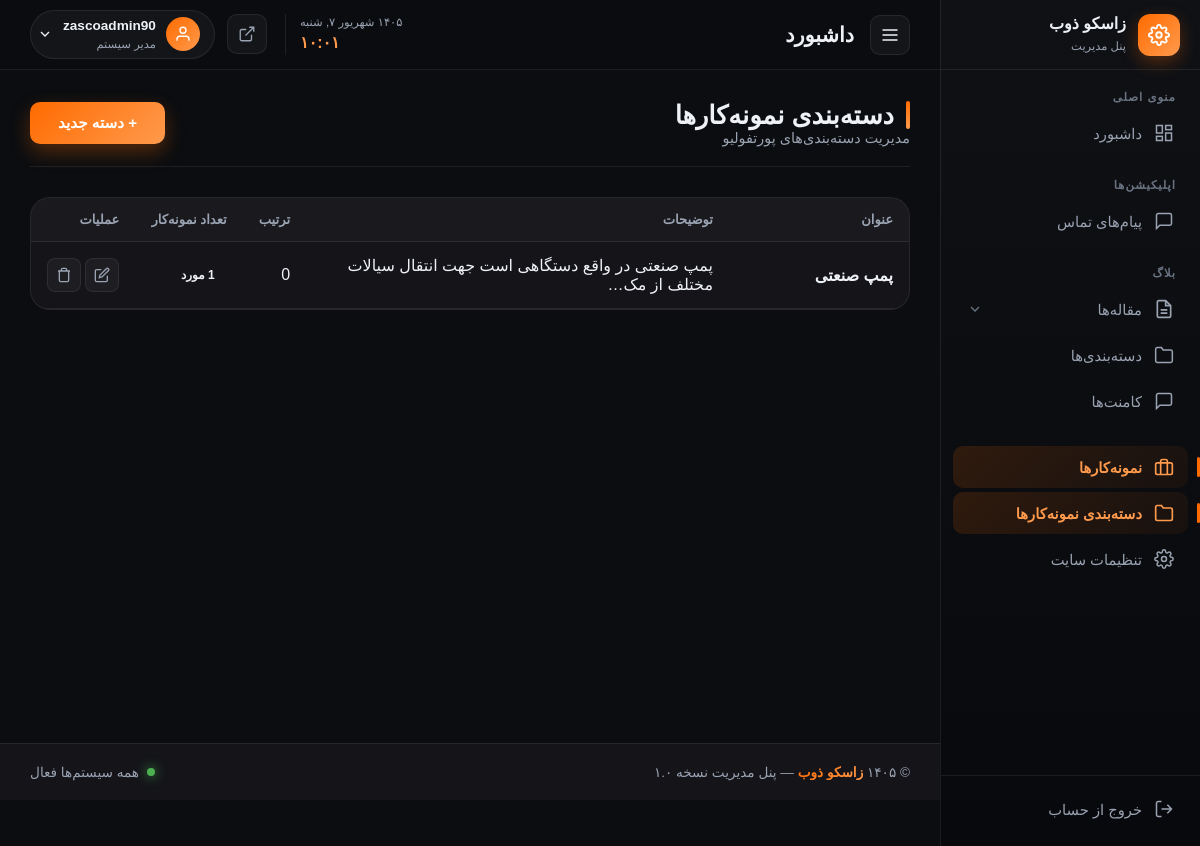
Before: /zasco-admin-x9k2p/portfolio-categories/ (signed in) with the older database file.
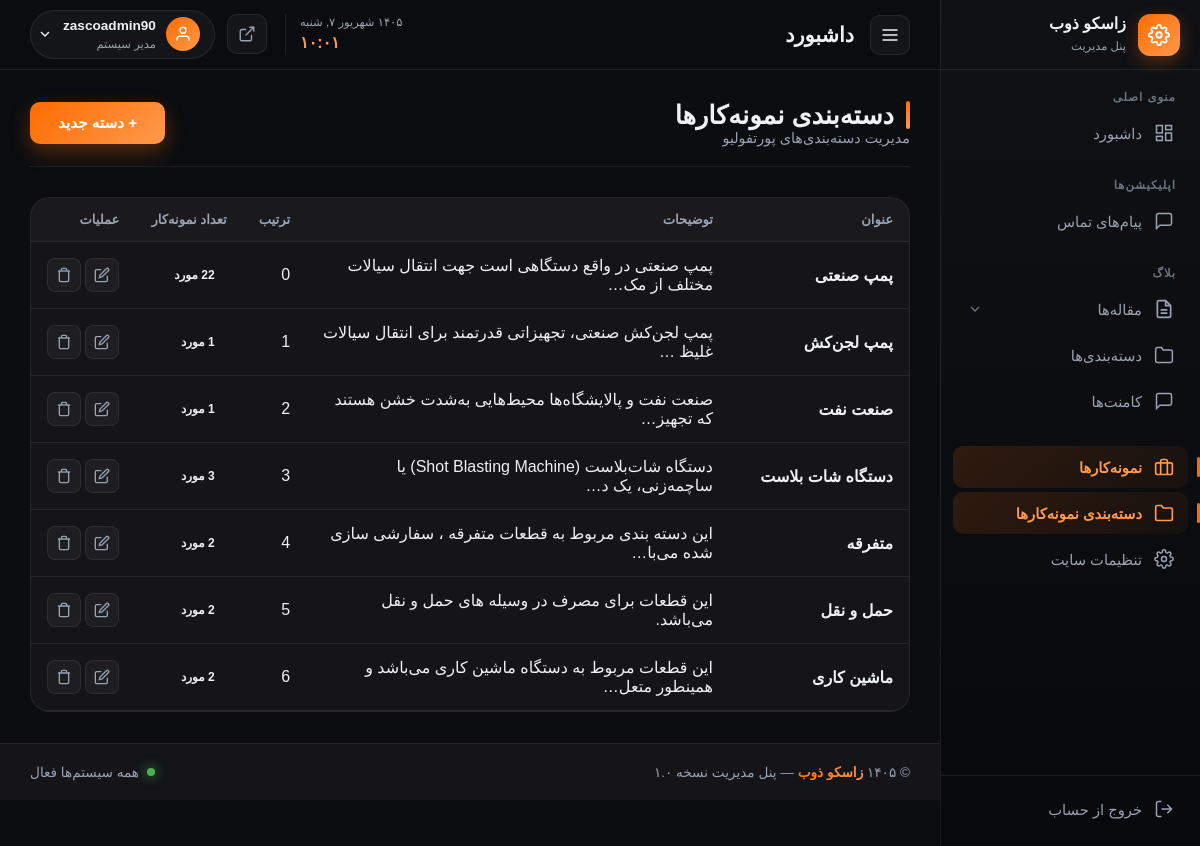
After: the same page with the newer database file.
### portfolio/models.py (models this page shows, shortened)
class PortfolioCategory(SoftDeleteModel):
    title = models.CharField('عنوان دسته', max_length=120)
    slug = models.SlugField('اسلاگ', max_length=160, unique=True, allow_unicode=True)
    description = models.TextField('توضیحات سئو', blank=True)
    order = models.PositiveIntegerField('ترتیب', default=0)
    class Meta:
        verbose_name = 'دسته نمونه‌کار'
        verbose_name_plural = 'دسته‌های نمونه‌کار'
        ordering = ['order', 'title']

### panel/views.py (the view)
# urls.py: path('portfolio-categories/', views.portfolio_category_list, name='portfolio_category_list'),
@login_required
def portfolio_category_list(request):
    if not request.user.is_staff:
        return redirect('panel:login')
    categories = PortfolioCategory.objects.annotate(
        items_count=Count('items', filter=Q(items__published=True, items__is_deleted=False))
    ).order_by('order', 'title')
    paginator = Paginator(categories, 10)
    categories = paginator.get_page(request.GET.get('page'))
    return render(request, 'main_pages/portfolio/category_list.html', {'categories': categories})

### main/context_processors.py (called while the page is built)
def site_settings(request):
    return {'site': SiteSetting.load()}

### main/models.py (called while the page is built)
    def get_queryset(self):
        return super().get_queryset().filter(is_deleted=False)

    @classmethod
    def load(cls):
        obj, _ = cls.objects.get_or_create(pk=1)
        return obj

### panel/context_processors.py (called while the page is built)
def panel_badges(request):
    if not (request.user.is_authenticated and request.user.is_staff):
        return {}
    return {
        'pending_comments': Comment.objects.filter(approved=False, is_deleted=False).count(),
    }

### panel/templates/main_pages/portfolio/category_list.html (shortened to what this page needs)
{% extends 'layouts/panel_base.html' %}
{% block content %}
<div class="page-header">
    <div>
        <h1 class="page-title">دسته‌بندی نمونه‌کارها</h1>
        <p class="page-subtitle">مدیریت دسته‌بندی‌های پورتفولیو</p>
    </div>
    <a href="{% url 'panel:portfolio_category_add' %}" class="btn-primary">+ دسته جدید</a>
</div>
<div class="card">
    <div class="table-responsive">
        <table class="data-table">
            <thead>
                <tr>
                    <th>عنوان</th>
                    <th>توضیحات</th>
                    <th>ترتیب</th>
                    <th>تعداد نمونه‌کار</th>
                    <th>عملیات</th>
                </tr>
            </thead>
            <tbody>
            {% for cat in categories %}
            <tr>
                <td><strong>{{ cat.title }}</strong></td>
                <td>{{ cat.description|truncatechars:60|default:'—' }}</td>
                <td>{{ cat.order }}</td>
                <td>
                    <span class="badge badge-info">{{ cat.items_count }} مورد</span>
                </td>
                <td>
                    <a href="{% url 'panel:portfolio_category_edit' cat.id %}" class="btn-icon" title="ویرایش">
                        <svg viewBox="0 0 24 24" fill="none" stroke="currentColor" stroke-width="2">
                            <path d="M11 4H4a2 2 0 0 0-2 2v14a2 2 0 0 0 2 2h14a2 2 0 0 0 2-2v-7"/>
                            <path d="M18.5 2.5a2.121 2.121 0 0 1 3 3L12 15l-4 1 1-4 9.5-9.5z"/>
                        </svg>
                    </a>
                    <a href="{% url 'panel:portfolio_category_delete' cat.id %}" class="btn-icon danger" title="حذف" onclick="return confirm('حذف شود؟')">
                        <svg viewBox="0 0 24 24" fill="none" stroke="currentColor" stroke-width="2">
                            <polyline points="3 6 5 6 21 6"/>
                            <path d="M19 6v14a2 2 0 0 1-2 2H7a2 2 0 0 1-2-2V6m3 0V4a2 2 0 0 1 2-2h4a2 2 0 0 1 2 2v2"/>
                        </svg>
                    </a>
                </td>
            </tr>
            {% empty %}
            <tr><td colspan="5" class="text-center">دسته‌بندی ثبت نشده.</td></tr>
            {% endfor %}
            </tbody>
        </table>
    </div>
</div>
{% endblock %}

### panel/templates/layouts/panel_base.html (shortened to what this page needs)
{% load static %}
<!doctype html>
<html lang="fa" dir="rtl">
<head>
    <link href="https://cdn.jsdelivr.net/gh/rastikerdar/vazirmatn@v33.003/Vazirmatn-font-face.css" rel="stylesheet">
    <link rel="stylesheet" href="{% static 'css/panel/panel.css' %}">
</head>
<body>
    <div class="panel-wrapper">
        {% include 'partials/sidebar.html' %}
        <div class="panel-main">
            {% include 'partials/header.html' %}
            <main class="panel-content">{% block content %}{% endblock %}</main>
            {% include 'partials/panel_footer.html' %}
        </div>
    </div>
    <a href="{% url 'panel:blog_comment_list' %}"
        class="nav-item {% if request.resolver_match.url_name == 'blog_comment_list' %}active{% endif %}">
        <svg viewBox="0 0 24 24" fill="none" stroke="currentColor" stroke-width="2">
            <path d="M21 15a2 2 0 0 1-2 2H7l-4 4V5a2 2 0 0 1 2-2h14a2 2 0 0 1 2 2z" />
        </svg>
        <span>کامنت‌ها</span>
    </a>
</body>
</html>

### panel/templates/partials/sidebar.html (shortened to what this page needs)
<aside class="panel-sidebar" id="panelSidebar">
    <div class="sidebar-header">
        <div class="sidebar-logo">
            <div class="logo-icon"></div>
            <div class="logo-text"><strong>زاسکو ذوب</strong><small>پنل مدیریت</small></div>
        </div>
    </div>
    <nav class="sidebar-nav">
        <div class="nav-section">
            <div class="nav-title">منوی اصلی</div>
            <a href="{% url 'panel:dashboard' %}"
                class="nav-item {% if request.resolver_match.url_name == 'dashboard' %}active{% endif %}">
                <svg viewBox="0 0 24 24" fill="none" stroke="currentColor" stroke-width="1.8">
                    <rect x="3" y="3" width="7" height="9" />
                    <rect x="14" y="3" width="7" height="5" />
                    <rect x="14" y="12" width="7" height="9" />
                    <rect x="3" y="16" width="7" height="5" />
                </svg>
                <span>داشبورد</span>
            </a>
        </div>
        <div class="nav-section">
            <div class="nav-title">اپلیکیشن‌ها</div>
            <a href="{% url 'panel:main_contact' %}"
                class="nav-item {% if request.resolver_match.url_name == 'main_contact' %}active{% endif %}">
                <svg viewBox="0 0 24 24" fill="none" stroke="currentColor" stroke-width="1.8">
                    <path d="M21 15a2 2 0 0 1-2 2H7l-4 4V5a2 2 0 0 1 2-2h14a2 2 0 0 1 2 2z" />
                </svg>
                <span>پیام‌های تماس</span>
            </a>
        </div>
        <div class="nav-section">
            <div class="nav-title">بلاگ</div>
            <div class="nav-group">
                <button type="button" class="nav-group-toggle">
                    <svg viewBox="0 0 24 24" fill="none" stroke="currentColor" stroke-width="2">
                        <path d="M14 2H6a2 2 0 0 0-2 2v16a2 2 0 0 0 2 2h12a2 2 0 0 0 2-2V8z" />
                        <path d="M14 2v6h6M16 13H8M16 17H8" />
                    </svg>
                    <span>مقاله‌ها</span>
                    <svg class="nav-group-caret" viewBox="0 0 24 24" fill="none" stroke="currentColor" stroke-width="2">
                        <polyline points="6 9 12 15 18 9" />
                    </svg>
                </button>
            </div>
            <a href="{% url 'panel:blog_category_list' %}" class="nav-item">
                <svg viewBox="0 0 24 24" fill="none" stroke="currentColor" stroke-width="1.8">
                    <path d="M22 19a2 2 0 0 1-2 2H4a2 2 0 0 1-2-2V5a2 2 0 0 1 2-2h5l2 3h9a2 2 0 0 1 2 2z" />
                </svg>
                <span>دسته‌بندی‌ها</span>
            </a>
            <a href="{% url 'panel:blog_comment_list' %}" class="nav-item">
                <svg viewBox="0 0 24 24" fill="none" stroke="currentColor" stroke-width="1.8">
                    <path d="M21 15a2 2 0 0 1-2 2H7l-4 4V5a2 2 0 0 1 2-2h14a2 2 0 0 1 2 2z" />
                </svg>
                <span>کامنت‌ها</span>
            </a>
        </div>
        <a href="{% url 'panel:portfolio_list' %}"
            class="nav-item {% if 'portfolio' in request.resolver_match.url_name %}active{% endif %}">
            <svg viewBox="0 0 24 24" fill="none" stroke="currentColor" stroke-width="2">
                <rect x="2" y="7" width="20" height="14" rx="2" ry="2" />
                <path d="M16 21V5a2 2 0 0 0-2-2h-4a2 2 0 0 0-2 2v16" />
            </svg>
            <span>نمونه‌کارها</span>
        </a>
        <a href="{% url 'panel:portfolio_category_list' %}"
            class="nav-item {% if 'portfolio_category' in request.resolver_match.url_name %}active{% endif %}">
            <svg viewBox="0 0 24 24" fill="none" stroke="currentColor" stroke-width="2">
                <path d="M22 19a2 2 0 0 1-2 2H4a2 2 0 0 1-2-2V5a2 2 0 0 1 2-2h5l2 3h9a2 2 0 0 1 2 2z" />
            </svg>
            <span>دسته‌بندی نمونه‌کارها</span>
        </a>
        <a href="{% url 'panel:site_settings' %}"
            class="nav-item {% if request.resolver_match.url_name == 'site_settings' %}active{% endif %}">
            <span>تنظیمات سایت</span>
        </a>
    </nav>
    <div class="sidebar-footer">
        <a href="{% url 'panel:logout' %}" class="nav-item logout-item">
            <svg viewBox="0 0 24 24" fill="none" stroke="currentColor" stroke-width="1.8">
                <path d="M9 21H5a2 2 0 0 1-2-2V5a2 2 0 0 1 2-2h4M16 17l5-5-5-5M21 12H9" />
            </svg>
            <span>خروج از حساب</span>
        </a>
    </div>
</aside>

### panel/templates/partials/header.html (shortened to what this page needs)
<header class="panel-header">
    <div class="header-right">
        <button class="menu-toggle" id="menuToggle" aria-label="منو">
            <svg viewBox="0 0 24 24" fill="none" stroke="currentColor" stroke-width="2">
                <path d="M3 12h18M3 6h18M3 18h18" />
            </svg>
        </button>
        <div class="page-title-wrap">
            <h1 class="page-title" id="pageTitle">داشبورد</h1>
        </div>
    </div>
    <div class="header-left">
        <div class="header-datetime">
            <div class="datetime-date" id="jalaliDate"></div>
            <div class="datetime-time" id="liveTime">--:--</div>
        </div>
        <a href="/" target="_blank" class="header-icon-btn" title="مشاهده سایت">
            <svg viewBox="0 0 24 24" fill="none" stroke="currentColor" stroke-width="1.8">
                <path d="M18 13v6a2 2 0 0 1-2 2H5a2 2 0 0 1-2-2V8a2 2 0 0 1 2-2h6M15 3h6v6M10 14L21 3" />
            </svg>
        </a>
        <div class="user-menu" id="userMenu">
            <button class="user-btn">
                <div class="user-avatar"><svg viewBox="0 0 24 24" fill="none" stroke="currentColor" stroke-width="1.8">
                        <path d="M20 21v-2a4 4 0 0 0-4-4H8a4 4 0 0 0-4 4v2" />
                        <circle cx="12" cy="7" r="4" />
                    </svg></div>
                <div class="user-info"><strong>{{ request.user.username }}</strong><small>مدیر سیستم</small></div>
                <svg class="user-chevron" viewBox="0 0 24 24" fill="none" stroke="currentColor" stroke-width="2">
                    <path d="M6 9l6 6 6-6" />
                </svg>
            </button>
        </div>
    </div>
</header>

### panel/templates/partials/panel_footer.html
<footer class="panel-footer">
    <div class="footer-content">
        <div class="footer-right">© ۱۴۰۵ <strong>زاسکو ذوب</strong> — پنل مدیریت نسخه ۱.۰</div>
        <div class="footer-left">
            <span class="footer-status"><span class="status-dot"></span>همه سیستم‌ها فعال</span>
        </div>
    </div>
</footer>

Changed rows visible on the page:
computed for PortfolioCategory "پمپ صنعتی": items_count "1" → "22"
added PortfolioCategory: title "پمپ لجن‌کش", description "پمپ لجن‌کش صنعتی، تجهیزاتی قدرتمند برای انتقال سیالات غلیظ …", order "1", items_count "1"
added PortfolioCategory: title "صنعت نفت", description "صنعت نفت و پالایشگاه‌ها محیط‌هایی به‌شدت خشن هستند که تجهیز…", order "2", items_count "1"
added PortfolioCategory: title "دستگاه شات بلاست", description "دستگاه شات‌بلاست (Shot Blasting Machine) یا ساچمه‌زنی، یک د…", order "3", items_count "3"
added PortfolioCategory: title "متفرقه", description "این دسته بندی مربوط به قطعات متفرقه ، سفارشی سازی شده می‌با…", order "4", items_count "2"
added PortfolioCategory: title "حمل و نقل", description "این قطعات برای مصرف در وسیله های حمل و نقل می‌باشد.", order "5", items_count "2"
added PortfolioCategory: title "ماشین کاری", description "این قطعات مربوط به دستگاه ماشین کاری می‌باشد و همینطور متعل…", order "6", items_count "2"
